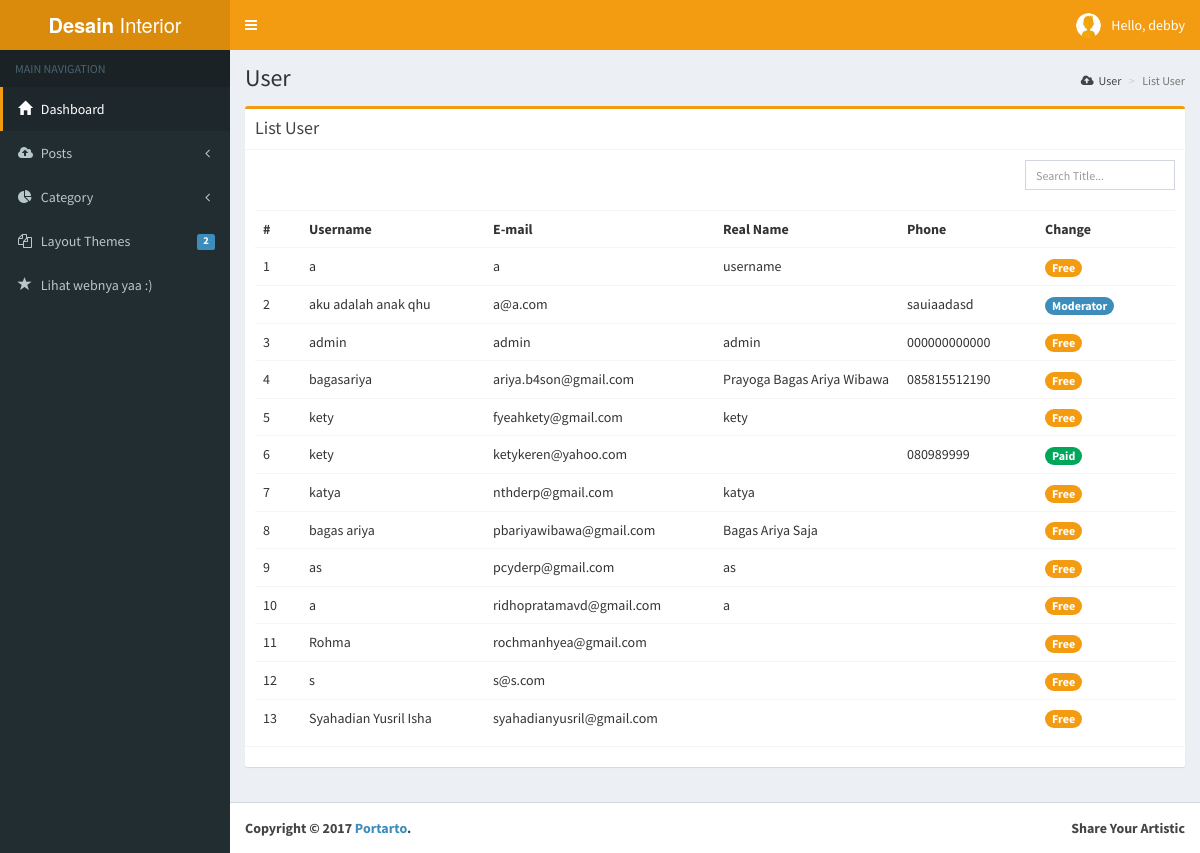
Screenshot of /dashboard/index.php?page=user_list (signed in) with the database file from the repository.
### tables this page shows
CREATE TABLE `user` (
  `user_email` varchar(100) NOT NULL,
  `user_pass` varchar(100) DEFAULT NULL,
  `user_name` varchar(25) DEFAULT NULL,
  `user_real_name` varchar(255) DEFAULT NULL,
  `user_logo` varchar(255) DEFAULT NULL,
  `user_theme` varchar(255) DEFAULT NULL,
  `user_status` tinyint(255) DEFAULT NULL,
  `user_desc` tinytext,
  `user_tel` varchar(255) DEFAULT NULL,
  `user_type` enum('moderator','free','paid') DEFAULT NULL,
  PRIMARY KEY (`user_email`)
);

### dashboard/user_list.php (the view, shortened to what this page needs)
<div class="content-wrapper">
  <section class="content-header">
    <h1>
        User
    </h1>
    <ol class="breadcrumb">
      <li><a href="#"><i class="fa fa-cloud-upload"></i>User</a></li>
      <li class="active">List User</li>
    </ol>
  </section>
  <section class="content">
  <div class="row">
   <div class="col-md-12">
        <div class="box box-warning">
          <div class="box-header with-border">
            <h1 class="box-title">List User</h1>
          </div>
          <div class="box-body">
                <form method="post">
            <div class="box-tools" style="float: right;">
              <div class="input-group input-group-sm" style="width: 150px;">
                  <input type="text" name="table_search" class="form-control pull-right" placeholder="Search Title..." id="myInput" onkeyup="myFunction()">
              </div>
            </div>
                </form>
            </div>
            <div class="box-body">
              <div class="box-body table-responsive no-padding">
                <table class="table table-hover" id="myTable">
                  <tr>
                    <th style="width: 5%">#</th>
                    <th style="width: 20%">Username</th>
                    <th style="width: 25%">E-mail</th>
                    <th style="width: 20%;">Real Name</th>
                    <th style="width: 15%;">Phone</th>
                    <th style="width: 15%;">Change</th>
                  </tr>
                  <?php
                    $sql = "SELECT * FROM user where user_email != '".$_SESSION['logged_in']."'";
                    $res = mysql_query($sql);
                    $i = 1;
                    while ($data = mysql_fetch_array($res)) {
                      echo "<tr>";
                      echo "<td>" . $i . "</td>";
                      echo "<td>" . $data['user_name'] . "</td>";
                      echo "<td>" . $data['user_email'] . "</td>";
                      echo "<td>" . $data['user_real_name'] . "</td>";
                      echo "<td>" . $data['user_tel'] . "</td>";
                      if ($data['user_type'] == "moderator") {
                        echo "<td>
                              <a href='user_edit.php?un=" . $data['user_name'] . "'><span class='badge bg-light-blue'>Moderator</span></a>
                            </td>";
                      } else if ($data['user_type'] == "paid") {
                        echo "<td>
                              <a href='user_edit.php?un=" . $data['user_name'] . "'><span class='badge bg-green'>Paid</span></a>
                            </td>";
                      } else {
                        echo "<td>
                              <a href='user_edit.php?un=" . $data['user_name'] . "'><span class='badge bg-yellow'>Free</span></a>
                              </td>";
                      }
                      echo "</tr>";
                      $i++;
                    }
                  ?>
                </table>
              </div>
            </div>
            <div class="box-footer clearfix">
            </div>
          </div>
        </div>
        </div>
      </div>

### dashboard/index.php (shortened to what this page needs)
<?php
  if (isset($_SESSION['logged_in'])) {
    if (!login_check()) {
      header("Location: signout.php");
      exit(0);
    }else{
      $mail = $_SESSION['logged_in'];
    }
  }else{
    header("location: ../");
  }
  $page = (empty($_GET['page'])) ? "welcome" : $_GET['page'];
  $select12 = mysql_query("SELECT * FROM user WHERE user_email = '$mail'");
  $res = mysql_fetch_array($select12);
?>
<!DOCTYPE html>
<html>
<head>
  <link rel="stylesheet" href="/desaininterior/dashboard/bootstrap/css/bootstrap.min.css">
  <link rel="stylesheet" href="https://cdnjs.cloudflare.com/ajax/libs/font-awesome/4.5.0/css/font-awesome.min.css">
  <link rel="stylesheet" href="https://cdnjs.cloudflare.com/ajax/libs/ionicons/2.0.1/css/ionicons.min.css">
  <link rel="stylesheet" href="/desaininterior/dashboard/dist/css/AdminLTE.min.css">
  <link rel="stylesheet" href="/desaininterior/dashboard/dist/css/skins/_all-skins.min.css">
  <link rel="stylesheet" href="/desaininterior/dashboard/plugins/bootstrap-wysihtml5/bootstrap3-wysihtml5.min.css">
  <link rel="stylesheet" href="/desaininterior/dashboard/plugins/datatables/dataTables.bootstrap.css">
  <link rel="stylesheet" href="/desaininterior/dashboard/plugins/select2/select2.min.css">
</head>
<body class="hold-transition skin-yellow sidebar-mini ">
<div class="wrapper fixed">
  <header class="main-header">
    <a href="../dashboard/" class="logo">
      <span class="logo-lg"><b>Desain</b> Interior</span>
    </a>
    <nav class="navbar navbar-static-top">
      <a href="#" class="sidebar-toggle" data-toggle="offcanvas" role="button">
      </a>
      <div class="navbar-custom-menu">
        <ul class="nav navbar-nav">
          <li class="dropdown user user-menu">
            <a href="#" class="dropdown-toggle" data-toggle="dropdown">
              <img src="<?= ($res['user_logo'] != NULL or $res['user_logo'] != '') ? '../images/user/'.$res['user_logo'] : '../images/user/icon.png'; ?>" class="user-image" alt="User Image">
              <span class="hidden-xs">
              <?php
                echo "Hello, ".$res['user_name'];
              ?>
                </span>
            </a>
          </li>
        </ul>
      </div>
    </nav>
  </header>
  <aside class="main-sidebar">
    <section class="sidebar">
      <ul class="sidebar-menu">
        <li class="header">MAIN NAVIGATION</li>
        <li class="active treeview">
          <a href="index.php?page=welcome">
            <i class="glyphicon glyphicon-home"></i>
            <span>Dashboard</span>
          </a>
        </li>
         <?php
          if($_SESSION['user'] == "moderator"){
            include "sidebar_moderator.php";
          }else{
            include "sidebar.php";
          }
         ?>
    </section>
  </aside>
  <?php
    include "$page.php";
  ?>
  <footer class="main-footer" style="height: 1%;">
    <div class="pull-right hidden-xs">
      <b>Share Your Artistic</b>
    </div>
    <strong>Copyright &copy; 2017 <a href="">Portarto</a>.</strong>
  </footer>
</body>
</html>

### dashboard/sidebar.php (shortened to what this page needs)
<li class="treeview">
          <a href="#">
            <i class="fa fa-cloud-upload"></i>
            <span>Posts</span>
            <i class="fa fa-angle-left pull-right"></i>
          </a>
        </li>
        <li class="treeview">
          <a href="#">
            <i class="fa fa-pie-chart"></i>
            <span>Category</span>
            <i class="fa fa-angle-left pull-right"></i>
          </a>
        </li>
        <li class="treeview">
          <a href="#">
            <i class="fa fa-files-o"></i>
            <span>Layout Themes</span>
            <span class="label label-primary pull-right">2</span>
          </a>
        </li>
        <li class="treeview">
          <a href="../fontend/tekan-nia.php">
            <i class="glyphicon glyphicon-star"></i>
            <span>Lihat webnya yaa :)</span>
          </a>
        </li>

### rows the page displays
user: user_name "debby"
user: user_name "a", user_email "a", user_real_name "username"
user: user_name "aku adalah anak qhu", user_email "a@a.com", user_tel "sauiaadasd"
user: user_name "admin", user_email "admin", user_real_name "admin", user_tel "000000000000"
user: user_name "bagasariya", user_email "ariya.b4son@gmail.com", user_real_name "Prayoga Bagas Ariya Wibawa", user_tel "085815512190"
user: user_name "kety", user_email "fyeahkety@gmail.com", user_real_name "kety"
user: user_name "kety", user_email "ketykeren@yahoo.com", user_tel "080989999"
user: user_name "katya", user_email "nthderp@gmail.com", user_real_name "katya"
user: user_name "bagas ariya", user_email "pbariyawibawa@gmail.com", user_real_name "Bagas Ariya Saja"
user: user_name "as", user_email "pcyderp@gmail.com", user_real_name "as"
user: user_name "a", user_email "ridhopratamavd@gmail.com", user_real_name "a"
user: user_name "Rohma", user_email "rochmanhyea@gmail.com"
user: user_name "s", user_email "s@s.com"
user: user_name "Syahadian Yusril Isha", user_email "syahadianyusril@gmail.com"
